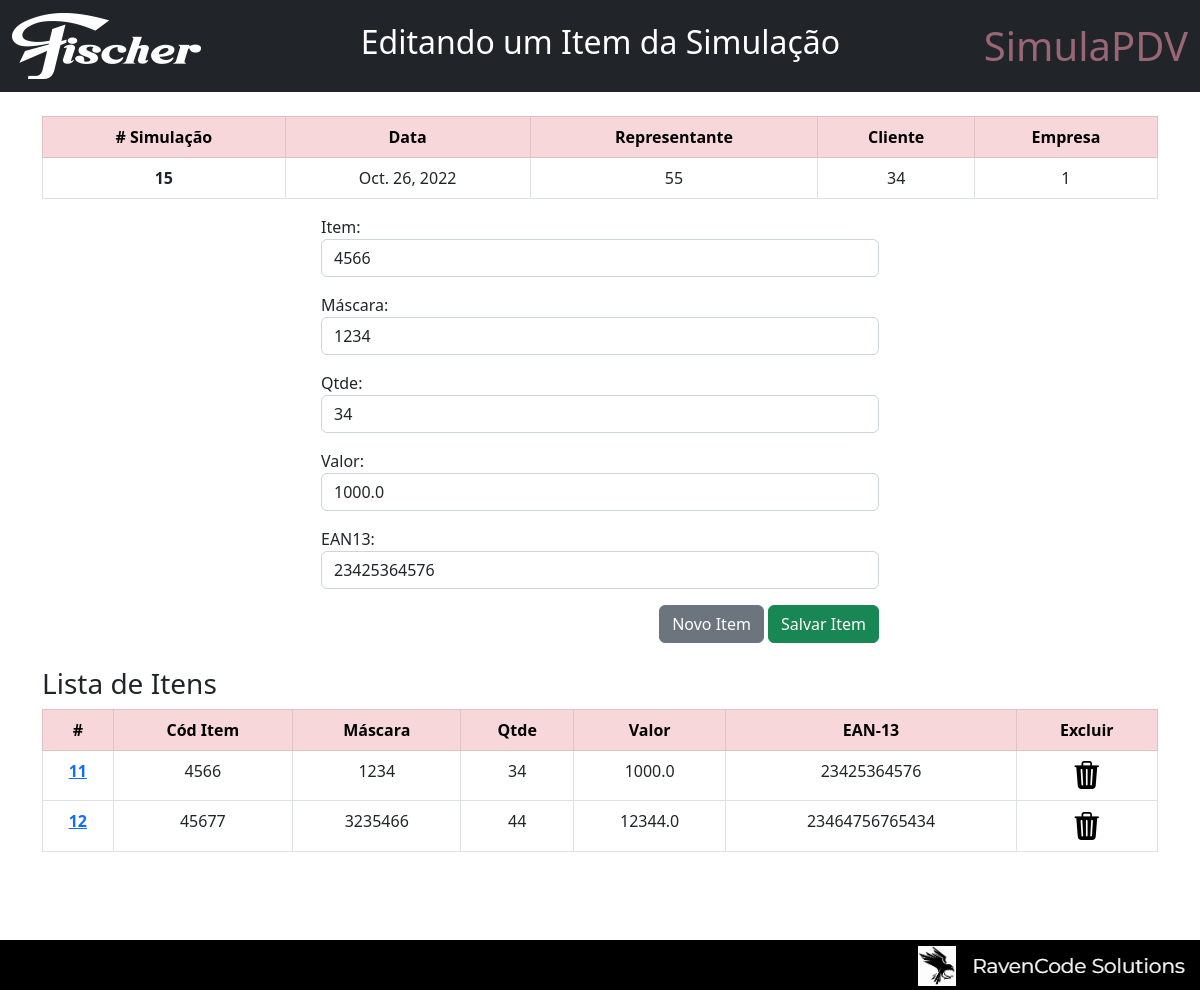
Screenshot of /edit_items/11 with the database file from the repository.
### pdvSimulations/models.py (models this page shows, shortened)
class Simulacao(models.Model):
    dt_simulacao = models.DateField()
    cod_rep = models.IntegerField()
    cod_cliente = models.IntegerField()
    cod_empr = models.IntegerField(default=1)
    situacao = models.BooleanField(default=True)

class Itens_Simulacao(models.Model):
    simulacao = models.ForeignKey(Simulacao,on_delete=models.CASCADE)
    cod_item = models.CharField(max_length=20)
    cod_mascara = models.CharField(max_length=20,blank=True)
    qtde = models.IntegerField()
    valor = models.FloatField()
    ean_item = models.CharField(max_length=20)
    situacao = models.BooleanField(default=True)

### pdvSimulations/views.py (the view)
# urls.py: path('edit_items/<item_id>', views.edit_items, name='edit_items'),
def edit_items(request, item_id):
    item = Itens_Simulacao.objects.get(pk=item_id)
    simulacao = Simulacao.objects.get(pk=item.simulacao.pk)
    if request.method == 'POST':
        form = NovoItem(request.POST or None, instance=item)
        if form.is_valid():
            form.save()
    else:
        item = Itens_Simulacao.objects.get(pk=item_id)
        form = NovoItem(instance=item)
    lista_itens = Itens_Simulacao.objects.filter(simulacao_id=item.simulacao)
    return render(request, 'simulation_items.html',{'title':'Editando um Item da Simulação','simulacao':simulacao,'item':item,'form': form,'lista_itens':lista_itens})

### pdvSimulations/forms.py
class NovoItem(forms.ModelForm):
    class Meta:
        model = Itens_Simulacao
        fields = ('cod_item','cod_mascara','qtde','valor','ean_item')#,'situacao')
        labels = {
            'cod_item':'Item:',
            'cod_mascara':'Máscara:',
            'qtde':'Qtde:',
            'valor':'Valor:',
            'ean_item':'EAN13:'
        }
        widgets = {
            'cod_item':forms.TextInput(attrs={'class':'form-control'}),
            'cod_mascara':forms.TextInput(attrs={'class':'form-control'}),
            'qtde':forms.NumberInput( attrs={'class':'form-control'}),
            'valor':forms.NumberInput(attrs={'class':'form-control'}),
            'ean_item':forms.TextInput(attrs={'class':'form-control'})
        }

### pdvSimulations/templates/simulation_items.html (shortened to what this page needs)
{% extends 'base.html' %}
{% block title %} {{title}} {% endblock %}
{% block content %}
    <table class="table table-bordered">
        <thead>
            <tr class="table-danger text-center">
                <th># Simulação</th>
                <th>Data</th>
                <th>Representante</th>
                <th>Cliente</th>
                <th>Empresa</th>
            </tr>
        </thead>
        <tbody class="text-center">
            <tr>
                <th>{{ simulacao.id }}</th>
                <td>{{ simulacao.dt_simulacao }}</td>
                <td>{{ simulacao.cod_rep }}</td>
                <td>{{ simulacao.cod_cliente }}</td>
                <td>{{ simulacao.cod_empr }}</td>
            </tr>
        </tbody>
    </table>
    <div class="col-md-6 offset-md-3">
        <form method="POST">
            {{ form.as_p }}
            <div class="text-end">
                <button onclick="location.href='{% url 'simulation_items' simulacao.id %}'" type="button" class="btn btn-secondary">Novo Item</button>
                <input type="submit" value="Salvar Item" class="btn btn-success">
            </div>
        </form>
    </div>
    <br>
    {% if lista_itens %}
    <h3>Lista de Itens</h3>
    <table class="table table-bordered">
        <thead>
            <tr class="table-danger text-center">
                <th>#</th>
                <th>Cód Item</th>
                <th>Máscara</th>
                <th>Qtde</th>
                <th>Valor</th>
                <th>EAN-13</th>
                <th>Excluir</th>
            </tr>
        </thead>
        {% for item in lista_itens %}
            <tbody class="text-center">
                <tr>
                    <th scope="row"><a href="{% url 'edit_items' item.id %}">{{ item.id }}</a></th>
                    <td>{{ item.cod_item }}</td>
                    <td>{{ item.cod_mascara }}</td>
                    <td>{{ item.qtde }}</td>
                    <td>{{ item.valor }}</td>
                    <td>{{ item.ean_item }}</td>
                    <td><a onclick="return confirm('Confirma a Exclusão do Item?')" href="{% url 'delete_items' item.id %}"><i style="color: black;" class="bi bi-trash3-fill h3"></i></a></td>
                </tr>
            </tbody>
        {% endfor %}
        </table>
    {% endif %}
<br>
<br>
{% endblock %}

### rows the page displays
Simulacao: id "15", dt_simulacao "Oct. 26, 2022", cod_rep "55", cod_cliente "34", cod_empr "1"
Itens_Simulacao: cod_item "4566", cod_mascara "1234", qtde "34", valor "1000.0", ean_item "23425364576", id "11"
Itens_Simulacao: id "12", cod_item "45677", cod_mascara "3235466", qtde "44", valor "12344.0", ean_item "23464756765434"

### other values shown
{{ title }} "Editando um Item da Simulação"
